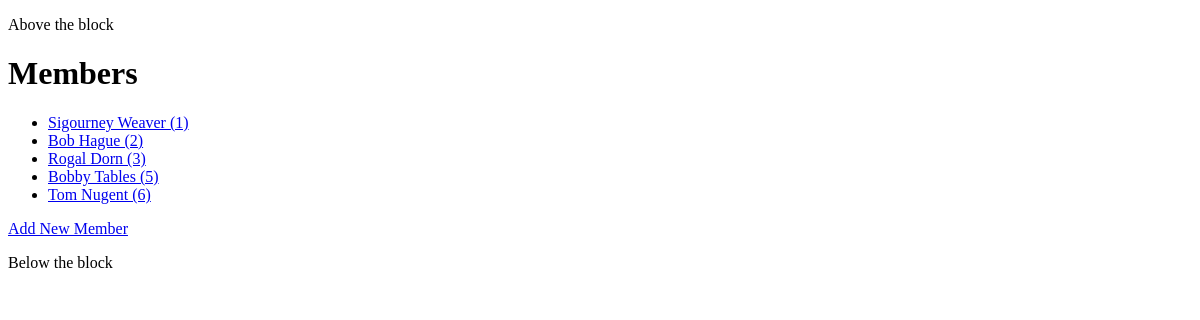
/members/, run on an earlier commit of the app's database.
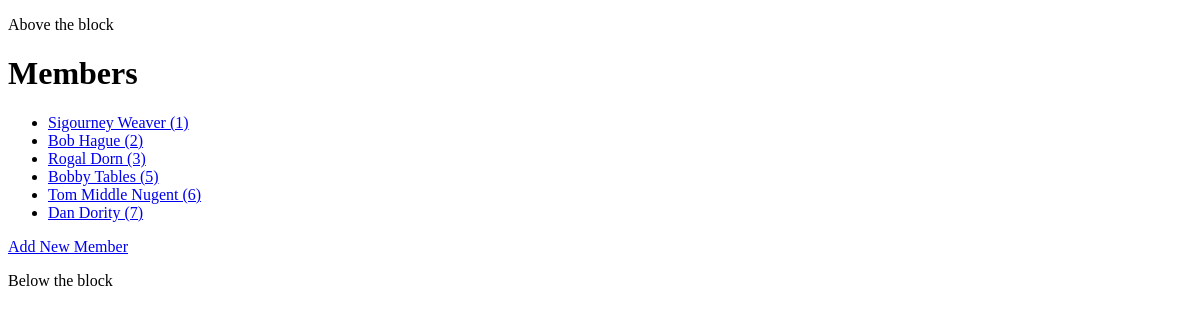
And on a later commit of the database.
### Members/models.py (models this page shows)
class Member(models.Model):
    id = models.AutoField(primary_key=True)
    firstName = models.CharField(max_length=200)
    lastName = models.CharField(max_length=200)
    email = models.EmailField()
    def __str__(self):
        return f"{self.firstName} {self.lastName} ({self.id})"

### Members/views.py (the view)
# urls.py: path("", views.index, name="index"),
def index(request):
    return render(request, "Members/index.html", {
        "membersList": Member.objects.all()
        })

### Members/templates/Members/index.html
{% extends "Members/layout.html" %}
{% block body %}
<h1>Members</h1>
<ul>
    {% for member in membersList %}
    <li><a href="{% url 'members:member_detail' member.id %}">{{member}}</a></li>
    {% empty %}
    <li>No Members.</li>
    {% endfor %}
</ul>
<p><a href="{% url 'members:add_member' %}">Add New Member</a></p>
{% endblock %}

What changed in the data, as far as the page shows it:
changed Member: firstName+lastName+id "Tom Nugent (6)" → "Tom Middle Nugent (6)"
added Member: firstName+lastName+id "Dan Dority (7)"
